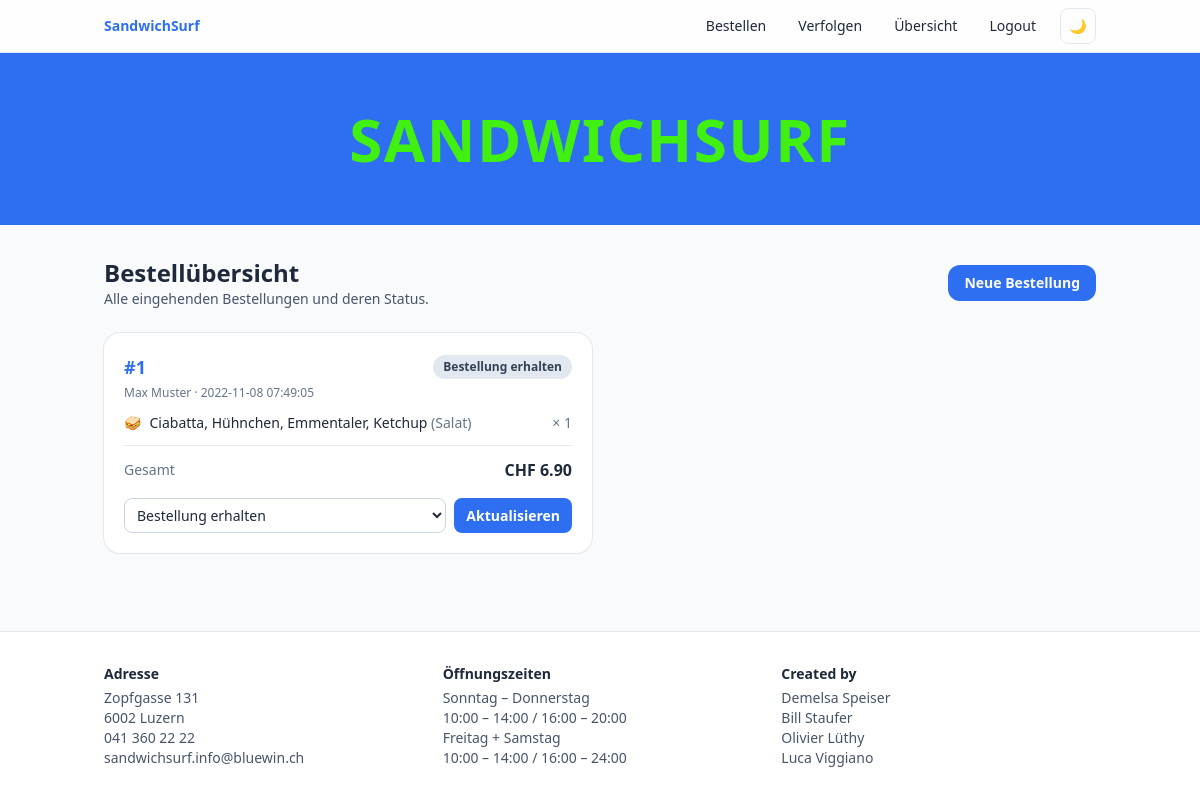
The page /overview (signed in) on the database its author committed.
### tables this page shows
CREATE TABLE `order_groups`(
    pk_order_group int NOT NULL AUTO_INCREMENT,
    customer_name varchar(255) DEFAULT NULL,
    status varchar(20) NOT NULL DEFAULT 'received',
    total_price decimal(8,2) NOT NULL DEFAULT 0,
    created_at datetime NOT NULL DEFAULT CURRENT_TIMESTAMP,
    updated_at datetime NOT NULL DEFAULT CURRENT_TIMESTAMP ON UPDATE CURRENT_TIMESTAMP,
    PRIMARY KEY (pk_order_group)
);

CREATE TABLE `orders`(
    pk_orders int NOT NULL AUTO_INCREMENT,
    fk_order_group int DEFAULT NULL,
    fk_bread int,
    fk_cheese int,
    fk_meat int,
    fk_sauce int,
    quantity int NOT NULL DEFAULT 1,
    unit_price decimal(8,2) NOT NULL DEFAULT 0,
    PRIMARY KEY (pk_orders)
);

CREATE TABLE `bread`(
    pk_bread int NOT NULL AUTO_INCREMENT,
    label varchar(255),
    img varchar(255),
    price decimal(6,2) NOT NULL DEFAULT 0,
    PRIMARY KEY (pk_bread)
);

CREATE TABLE `meat`(
    pk_meat int NOT NULL AUTO_INCREMENT,
    label varchar(255),
    img varchar(255),
    price decimal(6,2) NOT NULL DEFAULT 0,
    PRIMARY KEY (pk_meat)
);

CREATE TABLE `cheese`(
    pk_cheese int NOT NULL AUTO_INCREMENT,
    label varchar(255),
    img varchar(255),
    price decimal(6,2) NOT NULL DEFAULT 0,
    PRIMARY KEY (pk_cheese)
);

CREATE TABLE `sauce`(
    pk_sauce int NOT NULL AUTO_INCREMENT,
    label varchar(255),
    img varchar(255),
    price decimal(6,2) NOT NULL DEFAULT 0,
    PRIMARY KEY (pk_sauce)
);

CREATE TABLE `vegetables`(
    pk_vegetables int NOT NULL AUTO_INCREMENT,
    label varchar(255),
    img varchar(255),
    price decimal(6,2) NOT NULL DEFAULT 0,
    PRIMARY KEY (pk_vegetables)
);

### app/Controllers/OrderController.php (called while the page is built, shortened)
<?php
class OrderController {
    public static function statuses(): array
    {
        return [
            'received'         => 'Bestellung erhalten',
            'preparing'        => 'In Zubereitung',
            'out_for_delivery' => 'Unterwegs zur Lieferung',
            'completed'        => 'Abgeschlossen',
        ];
    }
    public function index() {
        $groups = getAll('SELECT * FROM order_groups ORDER BY created_at DESC, pk_order_group DESC', null);
        foreach ($groups as $group) {
            $group->sandwiches = $this->loadSandwiches($group->pk_order_group);
        }
        $statuses = self::statuses();
        require 'app/Views/overview.view.php';
    }
    private function loadSandwiches($groupId): array
    {
        $sandwiches = getAll(
            'SELECT o.pk_orders, o.quantity, o.unit_price,
                    b.label AS bread, c.label AS cheese, m.label AS meat, s.label AS sauce
             FROM orders o
             LEFT JOIN bread b  ON o.fk_bread  = b.pk_bread
             LEFT JOIN cheese c ON o.fk_cheese = c.pk_cheese
             LEFT JOIN meat m   ON o.fk_meat   = m.pk_meat
             LEFT JOIN sauce s  ON o.fk_sauce  = s.pk_sauce
             WHERE o.fk_order_group = ?
             ORDER BY o.pk_orders ASC',
            array($groupId)
        );
        foreach ($sandwiches as $sandwich) {
            $sandwich->vegetables = getAll(
                'SELECT v.label AS label FROM orders_vegetables ov
                 JOIN vegetables v ON v.pk_vegetables = ov.fk_vegetables
                 WHERE ov.fk_orders = ?',
                array($sandwich->pk_orders)
            );
        }
        return $sandwiches;
    }
}

### core/Router.php (called while the page is built, shortened)
<?php
class Router
{
    protected $routes = [];
    public function run(string $url)
    {
        $url = $this->cleanUrl($url);
        [$controller, $method] = explode('@', $this->routes[$url]);
        $handler = new $controller;
        return $handler->$method();
    }
    protected function cleanUrl(string $url) : string
    {
        return strtolower(trim($url, '/'));
    }
}

### index.php (called while the page is built, shortened)
<?php
$routes = [
	'' => 'HomeController@index',
	'home' => 'HomeController@index',
	'login' => 'HomeController@login',
	'loginControl' => 'HomeController@loginControl',
	'logout' => 'HomeController@logout',
	'orders' => 'OrderController@createGET',
	'add_order' => 'OrderController@createPOST',
	'orderNr' => 'OrderController@orderNr',
	'track' => 'OrderController@track',
	'overview' => 'OrderController@index',
	'updateStatus' => 'OrderController@updateStatus',
	'ingredient' => 'IngredientController@index',
];
$router = new Router($routes);
$router->run($_GET['url'] ?? '');

### core/database.php (called while the page is built, shortened)
<?php
function getAll($sql, $parms)
{
    $conn = db();
    $statement = $conn->prepare($sql);
    if (isset($parms)) {
        $statement->execute($parms);
    } else {
        $statement->execute();
    }
    return $statement->fetchAll(PDO::FETCH_OBJ);
}

### core/helpers.php (called while the page is built, shortened)
<?php
function e(string $value): string
{
    return htmlspecialchars($value, ENT_QUOTES, 'UTF-8', false);
}

### app/Views/overview.view.php (the view, shortened to what this page needs)
<?php include 'app/Controllers/inc/header.inc.php'; ?>
<div class="flex items-center justify-between mb-6">
    <div>
        <h2 class="text-2xl font-bold">Bestellübersicht</h2>
        <p class="text-slate-600 dark:text-slate-300 text-sm">Alle eingehenden Bestellungen und deren Status.</p>
    </div>
    <a href="orders" class="hidden sm:inline-flex rounded-xl bg-brand-blue px-4 py-2 text-sm font-semibold text-white">Neue Bestellung</a>
</div>
<?php if (empty($groups)): ?>
    <div class="rounded-2xl bg-white dark:bg-slate-800 ring-1 ring-slate-200 dark:ring-slate-700 p-8 text-center text-slate-500">
        Noch keine Bestellungen.
    </div>
<?php else: ?>
    <div class="grid gap-4 md:grid-cols-2">
        <?php foreach ($groups as $group):
            $statusKey = $group->status;
            $statusLabel = $statuses[$statusKey] ?? $statusKey;
            $badge = [
                'received'         => 'bg-slate-200 text-slate-700 dark:bg-slate-700 dark:text-slate-200',
                'preparing'        => 'bg-amber-200 text-amber-900 dark:bg-amber-900/60 dark:text-amber-200',
                'out_for_delivery' => 'bg-blue-200 text-blue-900 dark:bg-blue-900/60 dark:text-blue-200',
                'completed'        => 'bg-green-200 text-green-900 dark:bg-green-900/60 dark:text-green-200',
            ][$statusKey] ?? 'bg-slate-200 text-slate-700';
        ?>
            <div class="rounded-2xl bg-white dark:bg-slate-800 shadow-sm ring-1 ring-slate-200 dark:ring-slate-700 p-5">
                <div class="flex items-center justify-between">
                    <span class="text-lg font-bold text-brand-blue dark:text-brand-green">#<?= (int) $group->pk_order_group ?></span>
                    <span class="text-xs font-semibold rounded-full px-2.5 py-1 <?= $badge ?>"><?= e($statusLabel) ?></span>
                </div>
                <div class="mt-1 text-xs text-slate-500 dark:text-slate-400">
                    <?php if (!empty($group->customer_name)): ?><?= e($group->customer_name) ?> · <?php endif; ?>
                    <?= e((string) $group->created_at) ?>
                </div>
                <ul class="mt-3 space-y-1 text-sm">
                    <?php foreach ($group->sandwiches as $s): ?>
                        <li class="flex gap-2">
                            <span>🥪</span>
                            <span class="flex-1">
                                <?= e($s->bread) ?>, <?= e($s->meat) ?>, <?= e($s->cheese) ?>, <?= e($s->sauce) ?>
                                <?php if (!empty($s->vegetables)): ?>
                                    <span class="text-slate-500 dark:text-slate-400">
                                        (<?= e(implode(', ', array_map(fn($v) => $v->label, $s->vegetables))) ?>)
                                    </span>
                                <?php endif; ?>
                            </span>
                            <span class="text-slate-500 dark:text-slate-400 whitespace-nowrap">× <?= (int) $s->quantity ?></span>
                        </li>
                    <?php endforeach; ?>
                </ul>
                <div class="mt-3 flex items-center justify-between border-t border-slate-200 dark:border-slate-700 pt-3">
                    <span class="text-sm text-slate-500">Gesamt</span>
                    <span class="font-bold">CHF <?= number_format((float) $group->total_price, 2) ?></span>
                </div>
                <form action="updateStatus" method="POST" class="mt-4 flex gap-2">
                    <select name="status" class="flex-1 rounded-lg border border-slate-300 dark:border-slate-600 bg-white dark:bg-slate-900 px-2 py-1.5 text-sm">
                        <?php foreach ($statuses as $key => $label): ?>
                            <option value="<?= e($key) ?>" <?= $key === $statusKey ? 'selected' : '' ?>><?= e($label) ?></option>
                        <?php endforeach; ?>
                    </select>
                    <button type="submit" class="rounded-lg bg-brand-blue px-3 py-1.5 text-sm font-semibold text-white hover:bg-brand-blue/90 transition">
                        Aktualisieren
                    </button>
                </form>
            </div>
        <?php endforeach; ?>
    </div>
<?php endif; ?>
<?php include 'app/Controllers/inc/footer.inc.php'; ?>

### rows shown on the page
order_groups: pk_order_group "1", status "Bestellung erhalten", customer_name "Max Muster", created_at "2022-11-08 07:49:05", total_price "6.90"
orders: fk_bread.label "Ciabatta", fk_meat.label "Hühnchen", fk_cheese.label "Emmentaler", fk_sauce.label "Ketchup", quantity "1"
vegetables: label "Salat"
